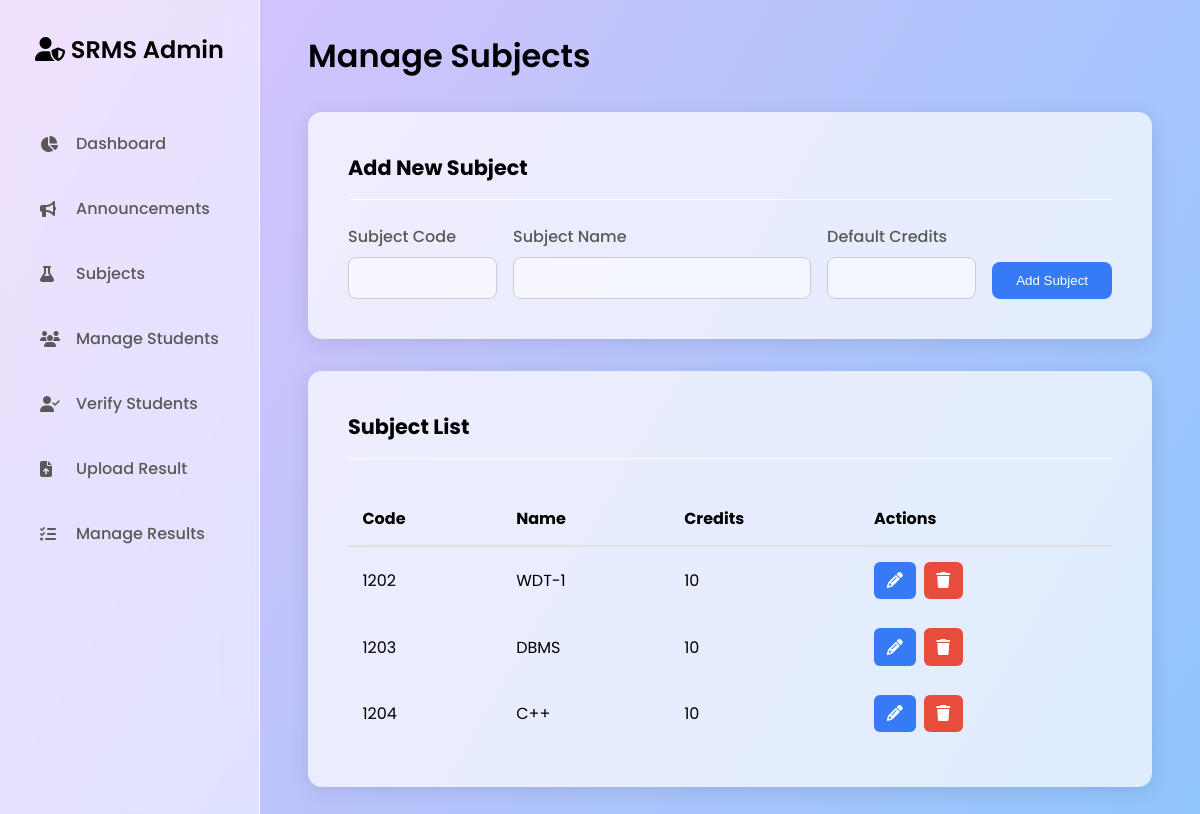
Page /admin/manage_subjects.php (signed in) on the committed database.
### tables this page shows
CREATE TABLE `subjectss` (
  `id` int(11) NOT NULL,
  `subject_code` varchar(50) NOT NULL,
  `subject_name` varchar(255) NOT NULL,
  `default_credits` int(11) NOT NULL,
  `is_active` tinyint(1) NOT NULL DEFAULT 1
);

### admin/manage_subjects.php (the view, shortened to what this page needs)
<?php
include('../config/db.php');
$edit_subject = null;
$subjects = $conn->query("SELECT * FROM subjectss WHERE is_active = 1 ORDER BY subject_code ASC");
?>
<!DOCTYPE html>
<html lang="en">
<head>
  <link rel="stylesheet" href="https://cdnjs.cloudflare.com/ajax/libs/font-awesome/6.5.2/css/all.min.css">
</head>
<body>
<div class="dashboard-container">
    <nav class="sidebar">
        <div class="sidebar-header"><i class="fa-solid fa-user-shield"></i> SRMS Admin</div>
        <div class="sidebar-nav">
  <a href="dashboard.php"><i class="fa-solid fa-chart-pie"></i> <span>Dashboard</span></a>
  <a href="manage_announcements.php"><i class="fa-solid fa-bullhorn"></i> <span>Announcements</span></a>
  <a href="manage_subjects.php"><i class="fa-solid fa-flask"></i> <span>Subjects</span></a>
  <a href="manage_students.php"><i class="fa-solid fa-users"></i> <span>Manage Students</span></a>
  <a href="verify.php"><i class="fa-solid fa-user-check"></i> <span>Verify Students</span></a>
  <a href="upload_result.php"><i class="fa-solid fa-file-arrow-up"></i> <span>Upload Result</span></a>
  <a href="manage_results.php"><i class="fa-solid fa-list-check"></i> <span>Manage Results</span></a>
</div>
    </nav>
    <main class="main-content">
        <header class="main-header"><h2>Manage Subjects</h2></header>
        <div class="content-card">
            <h3><?php echo $edit_subject ? 'Edit Subject' : 'Add New Subject'; ?></h3>
            <form method="POST" action="manage_subjects.php">
                <div class="form-grid">
                    <div class="input-group"><label>Subject Code</label><input type="text" name="subject_code" value="<?php echo htmlspecialchars($edit_subject['subject_code'] ?? ''); ?>" required></div>
                    <div class="input-group"><label>Subject Name</label><input type="text" name="subject_name" value="<?php echo htmlspecialchars($edit_subject['subject_name'] ?? ''); ?>" required></div>
                    <div class="input-group"><label>Default Credits</label><input type="number" name="default_credits" value="<?php echo htmlspecialchars($edit_subject['default_credits'] ?? ''); ?>" required></div>
                    <div>
                        <button type="submit" class="btn btn-primary"><?php echo $edit_subject ? 'Update Subject' : 'Add Subject'; ?></button>
                    </div>
                </div>
            </form>
        </div>
        <div class="content-card">
            <h3>Subject List</h3>
            <table>
                <thead><tr><th>Code</th><th>Name</th><th>Credits</th><th>Actions</th></tr></thead>
                <tbody>
                    <?php while($s = $subjects->fetch_assoc()): ?>
                    <tr>
                        <td><?php echo htmlspecialchars($s['subject_code']); ?></td>
                        <td><?php echo htmlspecialchars($s['subject_name']); ?></td>
                        <td><?php echo htmlspecialchars($s['default_credits']); ?></td>
                        <td>
                            <div class="action-buttons">
                                <a href="?edit=<?php echo $s['id']; ?>" class="action-btn edit"><i class="fa-solid fa-pencil"></i></a>
                                <a href="?delete=<?php echo $s['id']; ?>" class="action-btn delete" onclick="return confirm('Are you sure you want to deactivate this subject?')"><i class="fa-solid fa-trash"></i></a>
                            </div>
                        </td>
                    </tr>
                    <?php endwhile; ?>
                </tbody>
            </table>
        </div>
    </main>
</div>
</body>
</html>

### admin/manage_subjects.php (style rules this page uses)
:root { --primary-color: #367BF5; --success-color: #2ecc71; --danger-color: #e74c3c; --card-background: rgba(255, 255, 255, 0.7); --sidebar-background: rgba(255, 255, 255, 0.5); --text-color-dark: #121212; --text-color-light: #595959; --shadow-color: rgba(0, 0, 0, 0.1); --border-color: rgba(255, 255, 255, 0.8); --input-bg-color: rgba(255, 255, 255, 0.5); --table-border-color: #e0e0e0; }
* { margin: 0; padding: 0; box-sizing: border-box; }
body { font-family: 'Poppins', sans-serif; background: linear-gradient(120deg, #e0c3fc 0%, #8ec5fc 100%); min-height: 100vh; }
.dashboard-container { display: grid; grid-template-columns: 260px 1fr; min-height: 100vh; }
.sidebar { background: var(--sidebar-background); backdrop-filter: blur(15px); border-right: 1px solid var(--border-color); padding: 2rem 1.5rem; }
.sidebar-header { font-size: 1.5rem; font-weight: 600; margin-bottom: 3rem; text-align: center; }
.sidebar-nav a { display: flex; align-items: center; color: var(--text-color-light); text-decoration: none; font-size: 1rem; font-weight: 500; padding: 1rem; border-radius: 10px; margin-bottom: 0.5rem; transition: background 0.3s, color 0.3s; }
.sidebar-nav a i { width: 20px; margin-right: 1rem; }
.main-content { padding: 2rem 3rem; }
.main-header h2 { font-size: 2rem; font-weight: 600; margin-bottom: 2rem; }
.content-card { background: var(--card-background); padding: 2.5rem; border-radius: 14px; box-shadow: 0 4px 20px var(--shadow-color); margin-bottom: 2rem; }
.content-card h3 { font-size: 1.3rem; margin-bottom: 1.5rem; border-bottom: 1px solid var(--border-color); padding-bottom: 1rem; }
.form-grid { display: grid; grid-template-columns: 1fr 2fr 1fr auto; gap: 1rem; align-items: flex-end; }
.input-group { display: flex; flex-direction: column; }
label { font-weight: 500; margin-bottom: 0.5rem; color: var(--text-color-light); }
input { width: 100%; padding: 0.7rem; border: 1px solid #ccc; background: var(--input-bg-color); border-radius: 8px; font-size: 1rem; }
.btn { text-decoration: none; padding: 0.7rem 1.5rem; border: none; border-radius: 8px; font-weight: 500; cursor: pointer; }
.btn-primary { background-color: var(--primary-color); color: #fff; }
table { width: 100%; border-collapse: collapse; margin-top: 2rem; }
thead tr { border-bottom: 2px solid var(--table-border-color); }
th, td { padding: 0.9rem; text-align: left; }
.action-buttons { display: flex; gap: 0.5rem; }
.action-btn { text-decoration: none; padding: 0.4rem 0.8rem; border-radius: 6px; color: #fff; }
.action-btn.edit { background-color: var(--primary-color); }
.action-btn.delete { background-color: var(--danger-color); }

### rows in the picture
subjectss: subject_code "1202", subject_name "WDT-1", default_credits "10"
subjectss: subject_code "1203", subject_name "DBMS", default_credits "10"
subjectss: subject_code "1204", subject_name "C++", default_credits "10"
